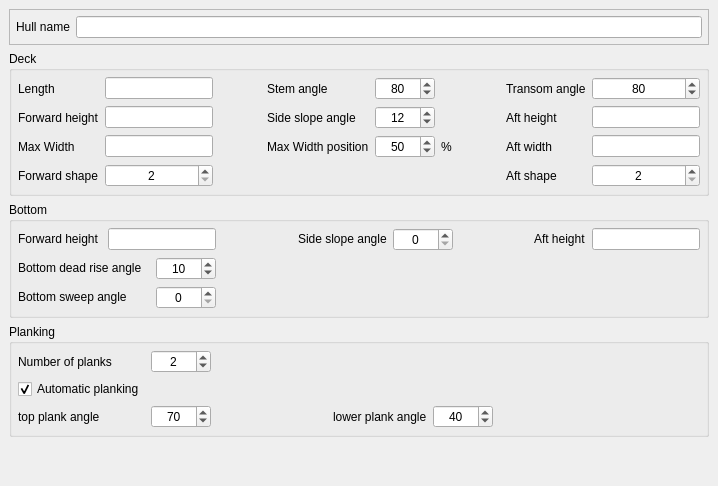
     <widget class="QWidget" name="tab" >
      <attribute name="title" >
       <string>Deck and bottom</string>
      </attribute>
      <layout class="QGridLayout" >
       <property name="margin" >
        <number>9</number>
       </property>
       <property name="spacing" >
        <number>6</number>
       </property>
       <item row="3" column="0" >
        <widget class="QGroupBox" name="groupBox_Planking" >
         <property name="font" >
          <font>
           <weight>50</weight>
           <bold>false</bold>
          </font>
         </property>
         <property name="title" >
          <string>Planking</string>
         </property>
         <layout class="QGridLayout" >
          <property name="margin" >
           <number>6</number>
          </property>
          <property name="spacing" >
           <number>6</number>
          </property>
          <item row="1" column="1" colspan="5" >
           <spacer>
            <property name="orientation" >
             <enum>Qt::Horizontal</enum>
            </property>
            <property name="sizeHint" >
             <size>
              <width>501</width>
              <height>20</height>
             </size>
            </property>
           </spacer>
          </item>
          <item row="0" column="2" colspan="4" >
           <spacer>
            <property name="orientation" >
             <enum>Qt::Horizontal</enum>
            </property>
            <property name="sizeType" >
             <enum>QSizePolicy::MinimumExpanding</enum>
            </property>
            <property name="sizeHint" >
             <size>
              <width>31</width>
              <height>20</height>
             </size>
            </property>
           </spacer>
          </item>
          <item row="2" column="5" >
           <spacer>
            <property name="orientation" >
             <enum>Qt::Horizontal</enum>
            </property>
            <property name="sizeHint" >
             <size>
              <width>201</width>
              <height>20</height>
             </size>
            </property>
           </spacer>
          </item>
          <item row="2" column="3" >
           <widget class="QLabel" name="label_LowPlankA" >
            <property name="text" >
             <string>lower plank angle</string>
            </property>
           </widget>
          </item>
          <item row="2" column="4" >
           <widget class="QSpinBox" name="spinBox_LowPlankA" >
            <property name="minimumSize" >
             <size>
              <width>60</width>
              <height>22</height>
             </size>
            </property>
            <property name="alignment" >
             <set>Qt::AlignHCenter</set>
            </property>
            <property name="maximum" >
             <number>45</number>
            </property>
            <property name="minimum" >
             <number>30</number>
            </property>
            <property name="value" >
             <number>40</number>
            </property>
           </widget>
          </item>
          <item row="2" column="2" >
           <spacer>
            <property name="orientation" >
             <enum>Qt::Horizontal</enum>
            </property>
            <property name="sizeType" >
             <enum>QSizePolicy::MinimumExpanding</enum>
            </property>
            <property name="sizeHint" >
             <size>
              <width>31</width>
              <height>20</height>
             </size>
            </property>
           </spacer>
          </item>
          <item row="0" column="1" >
           <widget class="QSpinBox" name="spinBox_NBPlank" >
            <property name="sizePolicy" >
             <sizepolicy>
              <hsizetype>0</hsizetype>
              <vsizetype>0</vsizetype>
              <horstretch>0</horstretch>
              <verstretch>0</verstretch>
             </sizepolicy>
            </property>
            <property name="minimumSize" >
             <size>
              <width>60</width>
              <height>22</height>
             </size>
            </property>
            <property name="alignment" >
             <set>Qt::AlignHCenter</set>
            </property>
            <property name="maximum" >
             <number>6</number>
            </property>
            <property name="minimum" >
             <number>1</number>
            </property>
            <property name="value" >
             <number>2</number>
            </property>
           </widget>
          </item>
          <item row="0" column="0" >
           <widget class="QLabel" name="label_NBPlank" >
            <property name="text" >
             <string>Number of planks</string>
            </property>
           </widget>
          </item>
          <item row="2" column="0" >
           <widget class="QLabel" name="label_TopPlankA" >
            <property name="text" >
             <string>top plank angle</string>
            </property>
           </widget>
          </item>
          <item row="1" column="0" >
           <widget class="QCheckBox" name="checkBox_AutoPlank" >
            <property name="text" >
             <string>Automatic planking</string>
            </property>
            <property name="checked" >
             <bool>true</bool>
            </property>
            <property name="tristate" >
             <bool>false</bool>
            </property>
           </widget>
          </item>
          <item row="2" column="1" >
           <widget class="QSpinBox" name="spinBox_TopPlankA" >
            <property name="minimumSize" >
             <size>
              <width>60</width>
              <height>22</height>
             </size>
            </property>
            <property name="alignment" >
             <set>Qt::AlignHCenter</set>
            </property>
            <property name="minimum" >
             <number>45</number>
            </property>
            <property name="value" >
             <number>70</number>
            </property>
           </widget>
          </item>
         </layout>
        </widget>
       </item>
       <item row="2" column="0" >
        <widget class="QGroupBox" name="groupBox_Bottom" >
         <property name="sizePolicy" >
          <sizepolicy>
           <hsizetype>5</hsizetype>
           <vsizetype>1</vsizetype>
           <horstretch>0</horstretch>
           <verstretch>0</verstretch>
          </sizepolicy>
         </property>
         <property name="title" >
          <string>Bottom</string>
         </property>
         <layout class="QGridLayout" >
          <property name="margin" >
           <number>6</number>
          </property>
          <property name="spacing" >
           <number>6</number>
          </property>
          <item row="0" column="5" >
           <widget class="QSpinBox" name="spinBox_BSlopeA" >
            <property name="minimumSize" >
             <size>
              <width>60</width>
              <height>22</height>
             </size>
            </property>
            <property name="alignment" >
             <set>Qt::AlignHCenter</set>
            </property>
            <property name="maximum" >
             <number>50</number>
            </property>
           </widget>
          </item>
          <item row="0" column="4" >
           <widget class="QLabel" name="label_BSlopeA" >
            <property name="sizePolicy" >
             <sizepolicy>
              <hsizetype>5</hsizetype>
              <vsizetype>0</vsizetype>
              <horstretch>0</horstretch>
              <verstretch>0</verstretch>
             </sizepolicy>
            </property>
            <property name="text" >
             <string>Side slope angle</string>
            </property>
           </widget>
          </item>
          <item row="0" column="0" >
           <widget class="QLabel" name="label_BfwdHeight" >
            <property name="sizePolicy" >
             <sizepolicy>
              <hsizetype>5</hsizetype>
              <vsizetype>0</vsizetype>
              <horstretch>0</horstretch>
              <verstretch>0</verstretch>
             </sizepolicy>
            </property>
            <property name="text" >
             <string>Forward height </string>
            </property>
           </widget>
          </item>
          <item row="0" column="1" colspan="2" >
           <widget class="QLineEdit" name="txt_BfwdHeight" >
            <property name="sizePolicy" >
             <sizepolicy>
              <hsizetype>7</hsizetype>
              <vsizetype>0</vsizetype>
              <horstretch>0</horstretch>
              <verstretch>0</verstretch>
             </sizepolicy>
            </property>
            <property name="minimumSize" >
             <size>
              <width>60</width>
              <height>22</height>
             </size>
            </property>
           </widget>
          </item>
          <item row="0" column="3" >
           <spacer>
            <property name="orientation" >
             <enum>Qt::Horizontal</enum>
            </property>
            <property name="sizeHint" >
             <size>
              <width>31</width>
              <height>20</height>
             </size>
            </property>
           </spacer>
          </item>
          <item row="0" column="8" >
           <widget class="QLineEdit" name="txt_BaftHeight" >
            <property name="sizePolicy" >
             <sizepolicy>
              <hsizetype>7</hsizetype>
              <vsizetype>0</vsizetype>
              <horstretch>0</horstretch>
              <verstretch>0</verstretch>
             </sizepolicy>
            </property>
            <property name="minimumSize" >
             <size>
              <width>60</width>
              <height>22</height>
             </size>
            </property>
           </widget>
          </item>
          <item row="0" column="7" >
           <widget class="QLabel" name="label_BaftHeight" >
            <property name="sizePolicy" >
             <sizepolicy>
              <hsizetype>5</hsizetype>
              <vsizetype>0</vsizetype>
              <horstretch>0</horstretch>
              <verstretch>0</verstretch>
             </sizepolicy>
            </property>
            <property name="text" >
             <string>Aft height</string>
            </property>
           </widget>
          </item>
          <item row="0" column="6" >
           <spacer>
            <property name="orientation" >
             <enum>Qt::Horizontal</enum>
            </property>
            <property name="sizeHint" >
             <size>
              <width>31</width>
              <height>20</height>
             </size>
            </property>
           </spacer>
          </item>
          <item row="2" column="0" colspan="2" >
           <widget class="QLabel" name="label_BsweepA" >
            <property name="sizePolicy" >
             <sizepolicy>
              <hsizetype>5</hsizetype>
              <vsizetype>0</vsizetype>
              <horstretch>0</horstretch>
              <verstretch>0</verstretch>
             </sizepolicy>
            </property>
            <property name="text" >
             <string>Bottom sweep angle</string>
            </property>
           </widget>
          </item>
          <item row="1" column="0" colspan="2" >
           <widget class="QLabel" name="label_BdeadriseA" >
            <property name="sizePolicy" >
             <sizepolicy>
              <hsizetype>5</hsizetype>
              <vsizetype>0</vsizetype>
              <horstretch>0</horstretch>
              <verstretch>0</verstretch>
             </sizepolicy>
            </property>
            <property name="text" >
             <string>Bottom dead rise angle</string>
            </property>
           </widget>
          </item>
          <item row="1" column="3" colspan="6" >
           <spacer>
            <property name="orientation" >
             <enum>Qt::Horizontal</enum>
            </property>
            <property name="sizeHint" >
             <size>
              <width>331</width>
              <height>20</height>
             </size>
            </property>
           </spacer>
          </item>
          <item row="2" column="3" colspan="6" >
           <spacer>
            <property name="orientation" >
             <enum>Qt::Horizontal</enum>
            </property>
            <property name="sizeHint" >
             <size>
              <width>331</width>
              <height>20</height>
             </size>
            </property>
           </spacer>
          </item>
          <item row="2" column="2" >
           <widget class="QSpinBox" name="spinBox_BsweepA" >
            <property name="sizePolicy" >
             <sizepolicy>
              <hsizetype>0</hsizetype>
              <vsizetype>0</vsizetype>
              <horstretch>0</horstretch>
              <verstretch>0</verstretch>
             </sizepolicy>
            </property>
            <property name="minimumSize" >
             <size>
              <width>60</width>
              <height>22</height>
             </size>
            </property>
            <property name="alignment" >
             <set>Qt::AlignHCenter</set>
            </property>
            <property name="maximum" >
             <number>60</number>
            </property>
           </widget>
          </item>
          <item row="1" column="2" >
           <widget class="QSpinBox" name="spinBox_BdeadriseA" >
            <property name="sizePolicy" >
             <sizepolicy>
              <hsizetype>0</hsizetype>
              <vsizetype>0</vsizetype>
              <horstretch>0</horstretch>
              <verstretch>0</verstretch>
             </sizepolicy>
            </property>
            <property name="minimumSize" >
             <size>
              <width>60</width>
              <height>22</height>
             </size>
            </property>
            <property name="alignment" >
             <set>Qt::AlignHCenter</set>
            </property>
            <property name="maximum" >
             <number>30</number>
            </property>
            <property name="value" >
             <number>10</number>
            </property>
           </widget>
          </item>
         </layout>
        </widget>
       </item>
       <item row="0" column="0" >
        <widget class="QFrame" name="frame_5" >
         <property name="frameShape" >
          <enum>QFrame::StyledPanel</enum>
         </property>
         <property name="frameShadow" >
          <enum>QFrame::Plain</enum>
         </property>
         <layout class="QGridLayout" >
          <property name="margin" >
           <number>6</number>
          </property>
          <property name="spacing" >
           <number>6</number>
          </property>
          <item row="0" column="1" >
           <widget class="QLineEdit" name="txt_HullID" >
            <property name="minimumSize" >
             <size>
              <width>150</width>
              <height>22</height>
             </size>
            </property>
           </widget>
          </item>
          <item row="0" column="0" >
           <widget class="QLabel" name="label_HullID" >
            <property name="sizePolicy" >
             <sizepolicy>
              <hsizetype>5</hsizetype>
              <vsizetype>0</vsizetype>
              <horstretch>0</horstretch>
              <verstretch>0</verstretch>
             </sizepolicy>
            </property>
            <property name="text" >
             <string>Hull name</string>
            </property>
           </widget>
          </item>
         </layout>
        </widget>
       </item>
       <item row="1" column="0" >
        <widget class="QGroupBox" name="groupBox_Deck" >
         <property name="title" >
          <string>Deck</string>
         </property>
         <layout class="QGridLayout" >
          <property name="margin" >
           <number>6</number>
          </property>
          <property name="spacing" >
           <number>6</number>
          </property>
          <item row="2" column="8" >
           <widget class="QLineEdit" name="txt_DaftW" >
            <property name="minimumSize" >
             <size>
              <width>60</width>
              <height>22</height>
             </size>
            </property>
           </widget>
          </item>
          <item row="2" column="7" >
           <widget class="QLabel" name="label_DaftW" >
            <property name="text" >
             <string>Aft width</string>
            </property>
           </widget>
          </item>
          <item row="2" column="6" >
           <spacer>
            <property name="orientation" >
             <enum>Qt::Horizontal</enum>
            </property>
            <property name="sizeHint" >
             <size>
              <width>20</width>
              <height>20</height>
             </size>
            </property>
           </spacer>
          </item>
          <item row="2" column="5" >
           <widget class="QLabel" name="label_percent" >
            <property name="text" >
             <string>%</string>
            </property>
           </widget>
          </item>
          <item row="2" column="4" >
           <widget class="QSpinBox" name="spinBox_DBWPos" >
            <property name="minimumSize" >
             <size>
              <width>60</width>
              <height>22</height>
             </size>
            </property>
            <property name="alignment" >
             <set>Qt::AlignHCenter</set>
            </property>
            <property name="maximum" >
             <number>80</number>
            </property>
            <property name="minimum" >
             <number>20</number>
            </property>
            <property name="value" >
             <number>50</number>
            </property>
           </widget>
          </item>
          <item row="2" column="3" >
           <widget class="QLabel" name="label_DBWPos" >
            <property name="text" >
             <string>Max Width position</string>
            </property>
           </widget>
          </item>
          <item row="2" column="0" >
           <widget class="QLabel" name="label_DBW" >
            <property name="text" >
             <string>Max Width</string>
            </property>
           </widget>
          </item>
          <item row="2" column="2" >
           <spacer>
            <property name="orientation" >
             <enum>Qt::Horizontal</enum>
            </property>
            <property name="sizeHint" >
             <size>
              <width>40</width>
              <height>20</height>
             </size>
            </property>
           </spacer>
          </item>
          <item row="2" column="1" >
           <widget class="QLineEdit" name="txt_DBW" >
            <property name="minimumSize" >
             <size>
              <width>60</width>
              <height>22</height>
             </size>
            </property>
           </widget>
          </item>
          <item row="0" column="8" >
           <widget class="QSpinBox" name="spinBox_TransomA" >
            <property name="sizePolicy" >
             <sizepolicy>
              <hsizetype>1</hsizetype>
              <vsizetype>0</vsizetype>
              <horstretch>0</horstretch>
              <verstretch>0</verstretch>
             </sizepolicy>
            </property>
            <property name="minimumSize" >
             <size>
              <width>60</width>
              <height>22</height>
             </size>
            </property>
            <property name="alignment" >
             <set>Qt::AlignHCenter</set>
            </property>
            <property name="maximum" >
             <number>99</number>
            </property>
            <property name="minimum" >
             <number>45</number>
            </property>
            <property name="value" >
             <number>80</number>
            </property>
           </widget>
          </item>
          <item row="1" column="5" colspan="2" >
           <spacer>
            <property name="orientation" >
             <enum>Qt::Horizontal</enum>
            </property>
            <property name="sizeHint" >
             <size>
              <width>41</width>
              <height>20</height>
             </size>
            </property>
           </spacer>
          </item>
          <item row="0" column="5" colspan="2" >
           <spacer>
            <property name="orientation" >
             <enum>Qt::Horizontal</enum>
            </property>
            <property name="sizeHint" >
             <size>
              <width>31</width>
              <height>20</height>
             </size>
            </property>
           </spacer>
          </item>
          <item row="0" column="3" >
           <widget class="QLabel" name="label_StemA" >
            <property name="text" >
             <string>Stem angle</string>
            </property>
           </widget>
          </item>
          <item row="3" column="0" >
           <widget class="QLabel" name="label_DfwdShape" >
            <property name="text" >
             <string>Forward shape</string>
            </property>
           </widget>
          </item>
          <item row="3" column="7" >
           <widget class="QLabel" name="label_DaftShape" >
            <property name="text" >
             <string>Aft shape</string>
            </property>
           </widget>
          </item>
          <item row="1" column="7" >
           <widget class="QLabel" name="label_DaftHeight" >
            <property name="text" >
             <string>Aft height</string>
            </property>
           </widget>
          </item>
          <item row="1" column="8" >
           <widget class="QLineEdit" name="txt_DaftHeight" >
            <property name="minimumSize" >
             <size>
              <width>60</width>
              <height>22</height>
             </size>
            </property>
           </widget>
          </item>
          <item row="0" column="7" >
           <widget class="QLabel" name="label_TransomA" >
            <property name="text" >
             <string>Transom angle</string>
            </property>
           </widget>
          </item>
          <item row="0" column="0" >
           <widget class="QLabel" name="label_DLOA" >
            <property name="text" >
             <string>Length</string>
            </property>
           </widget>
          </item>
          <item row="0" column="1" >
           <widget class="QLineEdit" name="txt_DLOA" >
            <property name="minimumSize" >
             <size>
              <width>60</width>
              <height>22</height>
             </size>
            </property>
           </widget>
          </item>
          <item row="0" column="2" >
           <spacer>
            <property name="orientation" >
             <enum>Qt::Horizontal</enum>
            </property>
            <property name="sizeHint" >
             <size>
              <width>40</width>
              <height>20</height>
             </size>
            </property>
           </spacer>
          </item>
          <item row="3" column="2" colspan="5" >
           <spacer>
            <property name="orientation" >
             <enum>Qt::Horizontal</enum>
            </property>
            <property name="sizeHint" >
             <size>
              <width>281</width>
              <height>20</height>
             </size>
            </property>
           </spacer>
          </item>
          <item row="3" column="1" >
           <widget class="QSpinBox" name="spinBox_DfwdShape" >
            <property name="minimumSize" >
             <size>
              <width>60</width>
              <height>22</height>
             </size>
            </property>
            <property name="alignment" >
             <set>Qt::AlignHCenter</set>
            </property>
            <property name="maximum" >
             <number>9</number>
            </property>
            <property name="minimum" >
             <number>2</number>
            </property>
           </widget>
          </item>
          <item row="1" column="2" >
           <spacer>
            <property name="orientation" >
             <enum>Qt::Horizontal</enum>
            </property>
            <property name="sizeType" >
             <enum>QSizePolicy::MinimumExpanding</enum>
            </property>
            <property name="sizeHint" >
             <size>
              <width>31</width>
              <height>20</height>
             </size>
            </property>
           </spacer>
          </item>
          <item row="1" column="0" >
           <widget class="QLabel" name="label_DfwdHeight" >
            <property name="text" >
             <string>Forward height</string>
            </property>
           </widget>
          </item>
          <item row="1" column="3" >
           <widget class="QLabel" name="label_DSlopeA" >
            <property name="text" >
             <string>Side slope angle</string>
            </property>
           </widget>
          </item>
          <item row="3" column="8" >
           <widget class="QSpinBox" name="spinBox_DaftShape" >
            <property name="minimumSize" >
             <size>
              <width>60</width>
              <height>22</height>
             </size>
            </property>
            <property name="alignment" >
             <set>Qt::AlignHCenter</set>
            </property>
            <property name="maximum" >
             <number>9</number>
            </property>
            <property name="minimum" >
             <number>2</number>
            </property>
           </widget>
          </item>
          <item row="1" column="1" >
           <widget class="QLineEdit" name="txt_DfwdHeight" >
            <property name="minimumSize" >
             <size>
              <width>60</width>
              <height>22</height>
             </size>
            </property>
           </widget>
          </item>
          <item row="0" column="4" >
           <widget class="QSpinBox" name="spinBox_StemA" >
            <property name="sizePolicy" >
             <sizepolicy>
              <hsizetype>1</hsizetype>
              <vsizetype>0</vsizetype>
              <horstretch>0</horstretch>
              <verstretch>0</verstretch>
             </sizepolicy>
            </property>
            <property name="minimumSize" >
             <size>
              <width>60</width>
              <height>22</height>
             </size>
            </property>
            <property name="alignment" >
             <set>Qt::AlignHCenter</set>
            </property>
            <property name="maximum" >
             <number>90</number>
            </property>
            <property name="minimum" >
             <number>45</number>
            </property>
            <property name="value" >
             <number>80</number>
            </property>
           </widget>
          </item>
          <item row="1" column="4" >
           <widget class="QSpinBox" name="spinBox_DSlopeA" >
            <property name="sizePolicy" >
             <sizepolicy>
              <hsizetype>1</hsizetype>
              <vsizetype>0</vsizetype>
              <horstretch>0</horstretch>
              <verstretch>0</verstretch>
             </sizepolicy>
            </property>
            <property name="minimumSize" >
             <size>
              <width>60</width>
              <height>22</height>
             </size>
            </property>
            <property name="alignment" >
             <set>Qt::AlignHCenter</set>
            </property>
            <property name="maximum" >
             <number>24</number>
            </property>
            <property name="minimum" >
             <number>0</number>
            </property>
            <property name="value" >
             <number>12</number>
            </property>
           </widget>
          </item>
         </layout>
        </widget>
       </item>
       <item row="4" column="0" >
        <spacer>
         <property name="orientation" >
          <enum>Qt::Vertical</enum>
         </property>
         <property name="sizeType" >
          <enum>QSizePolicy::MinimumExpanding</enum>
         </property>
         <property name="sizeHint" >
          <size>
           <width>20</width>
           <height>40</height>
          </size>
         </property>
        </spacer>
       </item>
      </layout>
     </widget>
